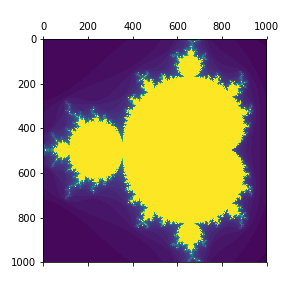

Write Python code to recreate this figure.
import numpy as np
import matplotlib.pyplot as plt
from matplotlib.animation import FuncAnimation


def mandelbrot(c, max_iter):
    '''Determines if complex number c belongs to the Mandelbrot set.
    Parameters:
    c - python complex number: point under consideration
    max_iter - integer: the maximum number of iterations allowed to determine
    if the series diverges

    Returns:
    n - integer: the number of iterations it took for point c to diverge or
    max_iter
    '''
    z = c
    for n in range(max_iter):
        if (abs(z) > 2):
            return n
        z = z*z + c
    return max_iter


def mandelbrot_arr(c_arr, max_iter):
    z = c_arr
    result = np.empty(z.shape)
    diverged = np.full(z.shape, False)
    for n in range(max_iter):
        tmp = abs(z) > 2
        result[tmp & ~diverged] = n
        diverged += tmp
        z = z*z + c_arr
    result[~diverged] = max_iter
    return result


def julia_arr(z_arr, c, max_iter):
    result = np.empty(z_arr.shape)
    diverged = np.full(z_arr.shape, False)
    for n in range(max_iter):
        tmp = abs(z_arr) > 2
        result[tmp & ~diverged] = n
        diverged += tmp
        z_arr = z_arr*z_arr + c
    result[~diverged] = max_iter
    return result


# define the boundaries of the plot
xmin = -1.2
xmax = 1.2
ymin = -1.2
ymax = 1.2

# define how many points will be sampled inside the boundaries
width = 1000
height = 1000
max_iter = 70

x = np.linspace(xmin, xmax, width)
y = np.linspace(ymin, ymax, height)
arr = np.meshgrid(x, y)
arr = arr[0] + 1j*arr[1]

fig = plt.figure(figsize=(12, 12))
ax = fig.add_subplot(111)


def save_julia_ani(fps, duration, fname='foo.mp4'):
    im = ax.matshow(julia_arr(arr, 0, max_iter))

    def init():
        im.set_data(np.zeros(arr.shape))
        return im,

    def update(c):
        jul = julia_arr(arr, c, max_iter)
        im.set_data(jul)
        return im,

    n_frames = duration * fps
    frames = 0.7885*np.exp(1j*np.linspace(0, 2*np.pi, n_frames))
    ani = FuncAnimation(
                fig, update,
                init_func=init,
                frames=frames,
                interval=1000 / fps
            )
    ani.save(fname)


if __name__ == "__main__":
    ax.imshow(mandelbrot_arr(arr, max_iter))
    plt.show()

